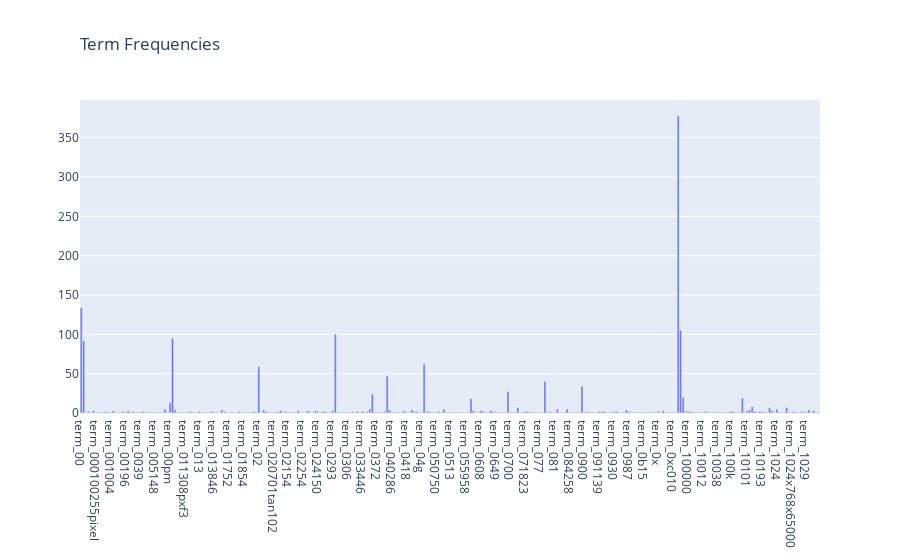

Notebook source saved alongside this figure:
### Code cell
# Answer here
data = go.Bar(x = ["term_"+str(i) for i in count_vect.get_feature_names()[0:300]], #string concatenation with every term is needed, otherwise plotly won't work
            y=term_frequencies[:300])

fig = go.Figure(data)

fig.update_layout(
    title=go.layout.Title(
        text="Term Frequencies",
        xref="paper",
        x=0
    )
)

fig.show()

### Figure 1 — Plotly figure (JSON) as saved in the notebook; plotly's stock layout.template omitted (floating-point values rounded to 4 significant figures; data arrays with more than 128 entries replaced by an {"elided": "..."} marker saying what was removed)
{"data": [{"type": "bar", "x": {"elided": "300 str values"}, "y": {"elided": "300 int values"}}], "layout": {"title": {"text": "Term Frequencies", "x": 0, "xref": "paper"}}}
